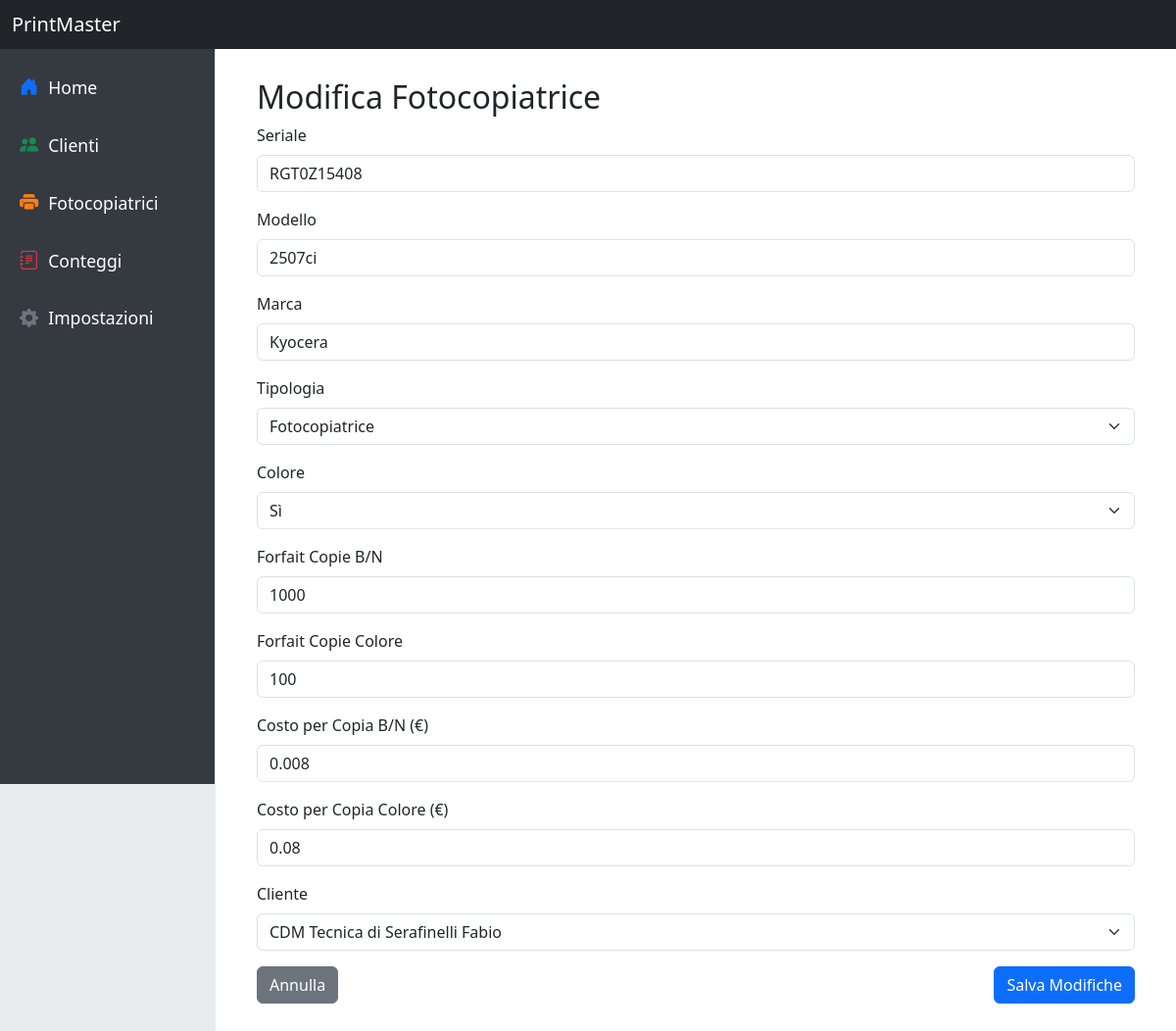
Screenshot of /fotocopiatrici/edit/5 with the database file from the repository.
### tables this page shows
CREATE TABLE fotocopiatrici (
    id INTEGER PRIMARY KEY AUTOINCREMENT,
    seriale TEXT NOT NULL UNIQUE,
    modello TEXT NOT NULL,
    marca TEXT NOT NULL,
    tipologia TEXT NOT NULL,
    colore TEXT NOT NULL,
    cliente_id INTEGER NOT NULL,
    forfait_nero INTEGER NOT NULL DEFAULT 0,
    forfait_colore INTEGER NOT NULL DEFAULT 0,
    costo_copia_nero REAL NOT NULL DEFAULT 0,
    costo_copia_colore REAL NOT NULL DEFAULT 0,
    FOREIGN KEY (cliente_id) REFERENCES clienti(id)
);

CREATE TABLE clienti (
    id INTEGER PRIMARY KEY AUTOINCREMENT,
    nome TEXT NOT NULL UNIQUE,
    indirizzo TEXT NOT NULL,
    citta TEXT NOT NULL,
    cap TEXT NOT NULL,
    provincia TEXT NOT NULL,
    email TEXT,
    telefono TEXT
);

### modules/fotocopiatrici.py (the view, shortened to what this page needs)
@fotocopiatrici_bp.route('/edit/<int:id>', methods=['GET', 'POST'])
def edit_fotocopiatrice(id):
    conn = sqlite3.connect(DB_PATH)
    cursor = conn.cursor()
    cursor.execute('SELECT * FROM fotocopiatrici WHERE id = ?', (id,))
    macchina = cursor.fetchone()
    cursor.execute('SELECT id, nome FROM clienti')
    clienti = cursor.fetchall()
    conn.close()
    return render_template('edit_fotocopiatrice.html', macchina=macchina, clienti=clienti, errore=None)

### templates/edit_fotocopiatrice.html (shortened to what this page needs)
{% extends 'base.html' %}
{% block content %}
<div class="container-fluid">
    <h2>Modifica Fotocopiatrice</h2>
    <form method="POST">
        <div class="mb-3">
            <label for="seriale" class="form-label">Seriale</label>
            <input type="text" class="form-control" id="seriale" name="seriale" required value="{{ macchina[1] }}">
        </div>
        <div class="mb-3">
            <label for="modello" class="form-label">Modello</label>
            <input type="text" class="form-control" id="modello" name="modello" required value="{{ macchina[2] }}">
        </div>
        <div class="mb-3">
            <label for="marca" class="form-label">Marca</label>
            <input type="text" class="form-control" id="marca" name="marca" required value="{{ macchina[3] }}">
        </div>
        <div class="mb-3">
            <label for="tipologia" class="form-label">Tipologia</label>
            <select class="form-select" id="tipologia" name="tipologia" required>
                <option value="Fotocopiatrice" {% if macchina[4] == 'Fotocopiatrice' %}selected{% endif %}>Fotocopiatrice</option>
            </select>
        </div>
        <div class="mb-3">
            <label for="colore" class="form-label">Colore</label>
            <select class="form-select" id="colore" name="colore" required>
                <option value="Si" {% if macchina[5] == 'Si' %}selected{% endif %}>Sì</option>
            </select>
        </div>
        <div class="mb-3">
            <label for="forfait_nero" class="form-label">Forfait Copie B/N</label>
            <input type="number" class="form-control" id="forfait_nero" name="forfait_nero" required value="{{ macchina[7] }}">
        </div>
        <div class="mb-3">
            <label for="forfait_colore" class="form-label">Forfait Copie Colore</label>
            <input type="number" class="form-control" id="forfait_colore" name="forfait_colore" required value="{{ macchina[8] }}">
        </div>
        <div class="mb-3">
            <label for="costo_copia_nero" class="form-label">Costo per Copia B/N (€)</label>
            <input type="number" step="0.0001" class="form-control" id="costo_copia_nero" name="costo_copia_nero" required value="{{ macchina[9] }}">
        </div>
        <div class="mb-3">
            <label for="costo_copia_colore" class="form-label">Costo per Copia Colore (€)</label>
            <input type="number" step="0.0001" class="form-control" id="costo_copia_colore" name="costo_copia_colore" required value="{{ macchina[10] }}">
        </div>
        <div class="mb-3">
            <label for="cliente_id" class="form-label">Cliente</label>
            <select class="form-select" id="cliente_id" name="cliente_id" required>
                {% for cliente in clienti %}
                    <option value="{{ cliente[0] }}" {% if cliente[0] == macchina[6] %}selected{% endif %}>
                        {{ cliente[1] }}
                    </option>
                {% endfor %}
            </select>
        </div>
        <div class="d-flex justify-content-between">
            <a href="{{ url_for('fotocopiatrici.lista_fotocopiatrici') }}" class="btn btn-secondary">Annulla</a>
            <button type="submit" class="btn btn-primary">Salva Modifiche</button>
        </div>
    </form>
</div>
{% endblock %}

### templates/base.html (style rules this page uses)
body { overflow-x: hidden; background-color: #e9ecef; }

### rows the page displays
fotocopiatrici: seriale "RGT0Z15408", modello "2507ci", marca "Kyocera", tipologia "Fotocopiatrice", colore "Sì", forfait_nero "1000", forfait_colore "100", costo_copia_nero "0.008", costo_copia_colore "0.08", cliente_id "CDM Tecnica di Serafinelli Fabio"
